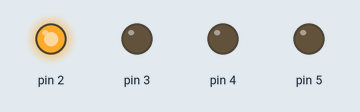
Simulated run of this sketch. Board: Arduino Uno, built with avr-gcc and run on an emulated ATmega328P. Shown: output pins drawn as LEDs (lit = HIGH).

Above: at 0.8 s.
At 2.0 s:
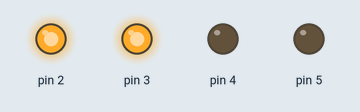
At 2.9 s:
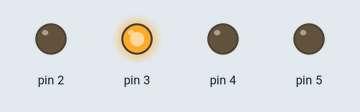
At 3.7 s:
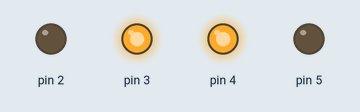
At 4.6 s:
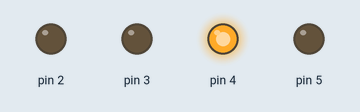
At 5.4 s:
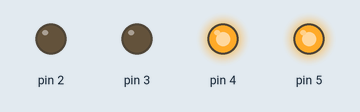
Timing chart, 0 to 8.3 s (numbered marks = the images above):
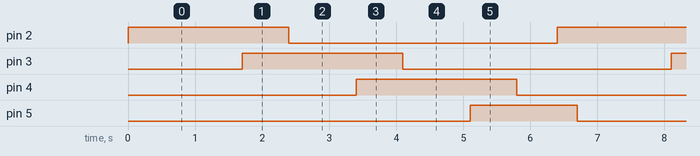

The sketch:

Sequencial_Matriz_02b.ino
```cpp
int t = 100;

int matriz[8][4] =
{
  {
    1, 0, 0, 0
  }
  ,
  {
    1, 0, 0, 0
  }
  ,
  {
    1, 1, 0, 0
  }
  ,
  {
    0, 1, 0, 0
  }
  ,
  {
    0, 1, 1, 0
  }
  ,
  {
    0, 0, 1, 0
  }
  ,
  {
    0, 0, 1, 1
  }
  ,
  {
    0, 0, 0, 1
  }
};

void setup()
{
  for (int led = 2; led < 6; led++)
  {
    pinMode(led, OUTPUT);
  }
}

void loop()
{
  for (int y = 0; y < 8; y++)
  {
    for (int x = 0; x < 8; x++)
    {
      digitalWrite(x + 2, matriz[y][x]);
      delay(t);
      digitalWrite(x + 2, matriz[y][x]);
    }
  }
}
```

Measured:
- by itself, pin 2–4: alternates HIGH for 2.4 s and LOW for 4.0 s
- by itself, pin 5: alternates HIGH for 1.6 s and LOW for 4.8 s
- by itself, everything shown: repeats every 6.4 s, in 8 steps
